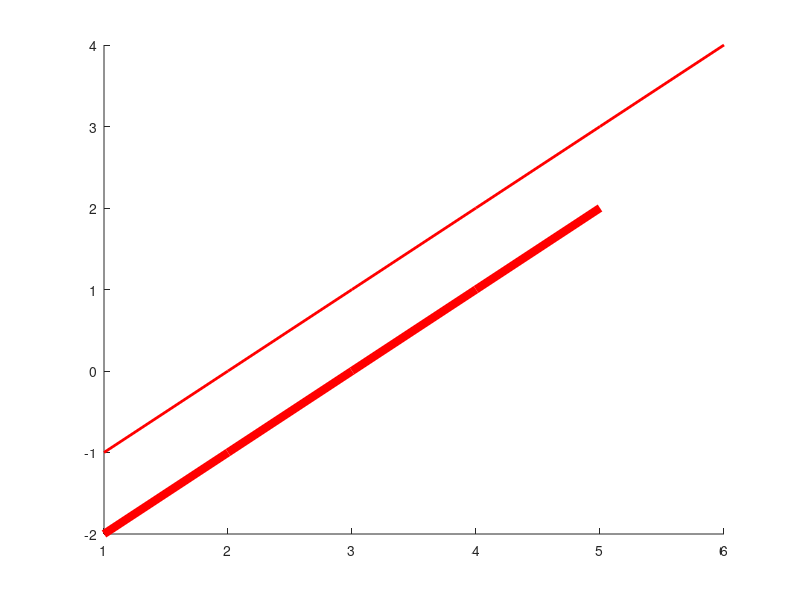

MATLAB code to generate this figure:
clc
clear
a= (-1:+4);
b= (-2:+2);
c= (+2:-4);
d= (-2:-5);
hold on
plot (a, 'r','linewidth', 2)

plot (b, 'r','linewidth' ,6)

plot (c, 'r','linewidth' ,9)

plot (d, 'r','linewidth' ,7 )



hold off